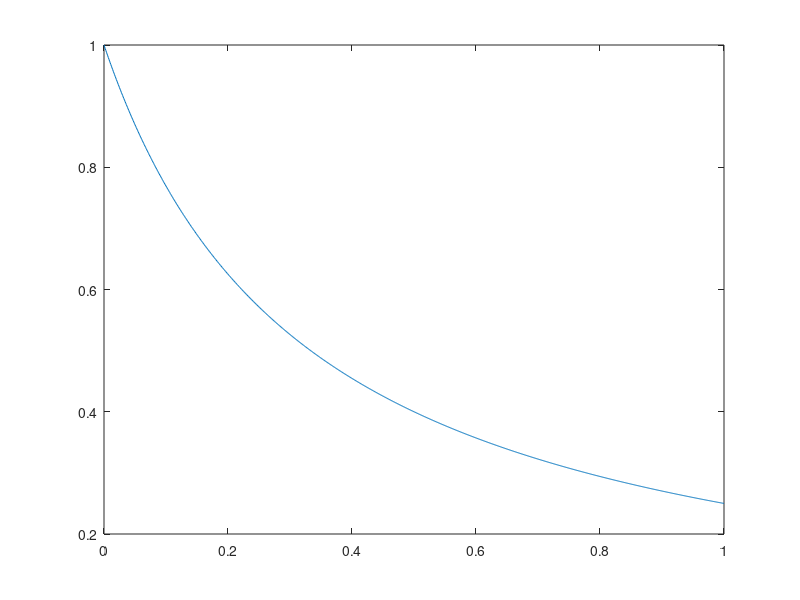

Write MATLAB code to recreate this figure. (Note: this script raises an error after producing the figure.)
x = linspace(0,1,1001);
n = 3;
% for i = 0:n
% plot(x, bernstein(n, i, x))
% hold on 
% end
% hold off


f = @(x) 1./(3*x +1);
plot(x, f(x))
hold on
for n=2:10
    plot(x, bernpoly(f, n, x))
    hold on
    norm(f(x)-bernpoly(f, n, x), "inf")
end

